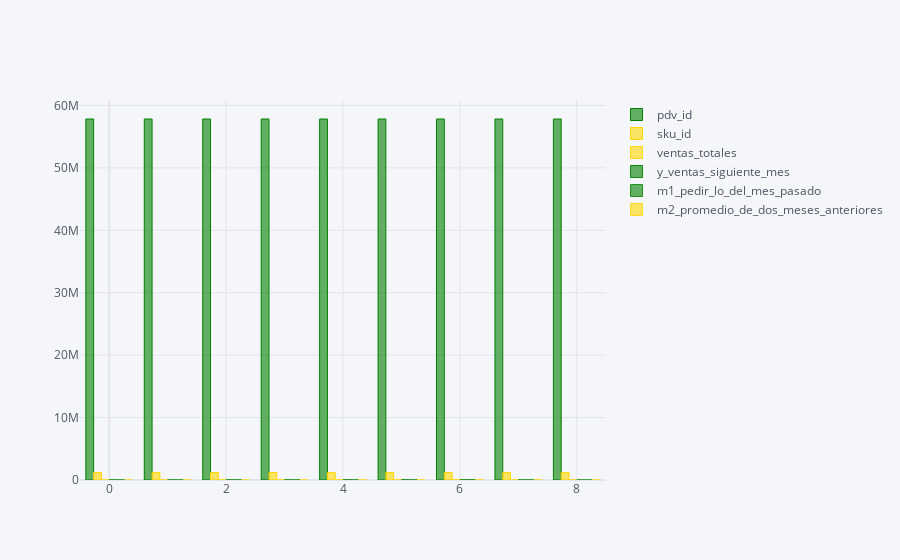

Here is the notebook cell this chart was saved with:
### Code cell


### Figure 1 — Plotly figure (JSON) as saved in the notebook; plotly's stock layout.template omitted (floating-point values rounded to 4 significant figures)
{"data": [{"marker": {"color": "rgba(0, 128, 0, 0.6)", "line": {"color": "rgba(0, 128, 0, 1.0)", "width": 1}}, "name": "pdv_id", "orientation": "v", "text": "", "type": "bar", "x": [0, 1, 2, 3, 4, 5, 6, 7, 8], "y": [57835008, 57835008, 57835008, 57835008, 57835008, 57835008, 57835008, 57835008, 57835008]}, {"marker": {"color": "rgba(255, 215, 0, 0.6)", "line": {"color": "rgba(255, 215, 0, 1.0)", "width": 1}}, "name": "sku_id", "orientation": "v", "text": "", "type": "bar", "x": [0, 1, 2, 3, 4, 5, 6, 7, 8], "y": [1193472, 1193472, 1193472, 1193472, 1193472, 1193472, 1193472, 1193472, 1193472]}, {"marker": {"color": "rgba(255, 215, 0, 0.6)", "line": {"color": "rgba(255, 215, 0, 0.8999999999999999)", "width": 1}}, "name": "ventas_totales", "orientation": "v", "text": "", "type": "bar", "x": [0, 1, 2, 3, 4, 5, 6, 7, 8], "y": [7142, 10827, 14447, 16396, 15304, 21748, 33735, 16000, 8577]}, {"marker": {"color": "rgba(0, 128, 0, 0.6)", "line": {"color": "rgba(0, 128, 0, 0.8999999999999999)", "width": 1}}, "name": "y_ventas_siguiente_mes", "orientation": "v", "text": "", "type": "bar", "x": [0, 1, 2, 3, 4, 5, 6, 7, 8], "y": [10827, 14447, 16396, 15304, 21748, 33735, 16000, 8577, 4399]}, {"marker": {"color": "rgba(0, 128, 0, 0.6)", "line": {"color": "rgba(0, 128, 0, 0.7999999999999998)", "width": 1}}, "name": "m1_pedir_lo_del_mes_pasado", "orientation": "v", "text": "", "type": "bar", "x": [0, 1, 2, 3, 4, 5, 6, 7, 8], "y": [7142, 10827, 14447, 16396, 15304, 21748, 33735, 16000, 8577]}, {"marker": {"color": "rgba(255, 215, 0, 0.6)", "line": {"color": "rgba(255, 215, 0, 0.7999999999999998)", "width": 1}}, "name": "m2_promedio_de_dos_meses_anteriores", "orientation": "v", "text": "", "type": "bar", "x": [0, 1, 2, 3, 4, 5, 6, 7, 8], "y": [0, 8984.0, 12637, 15420.0, 15850, 18526, 27740.0, 24870.0, 12290.0]}], "layout": {"legend": {"bgcolor": "#F5F6F9", "font": {"color": "#4D5663"}}, "paper_bgcolor": "#F5F6F9", "plot_bgcolor": "#F5F6F9", "title": {"font": {"color": "#4D5663"}}, "xaxis": {"gridcolor": "#E1E5ED", "showgrid": true, "tickfont": {"color": "#4D5663"}, "title": {"font": {"color": "#4D5663"}, "text": ""}, "zerolinecolor": "#E1E5ED"}, "yaxis": {"gridcolor": "#E1E5ED", "showgrid": true, "tickfont": {"color": "#4D5663"}, "title": {"font": {"color": "#4D5663"}, "text": ""}, "zerolinecolor": "#E1E5ED"}}}
